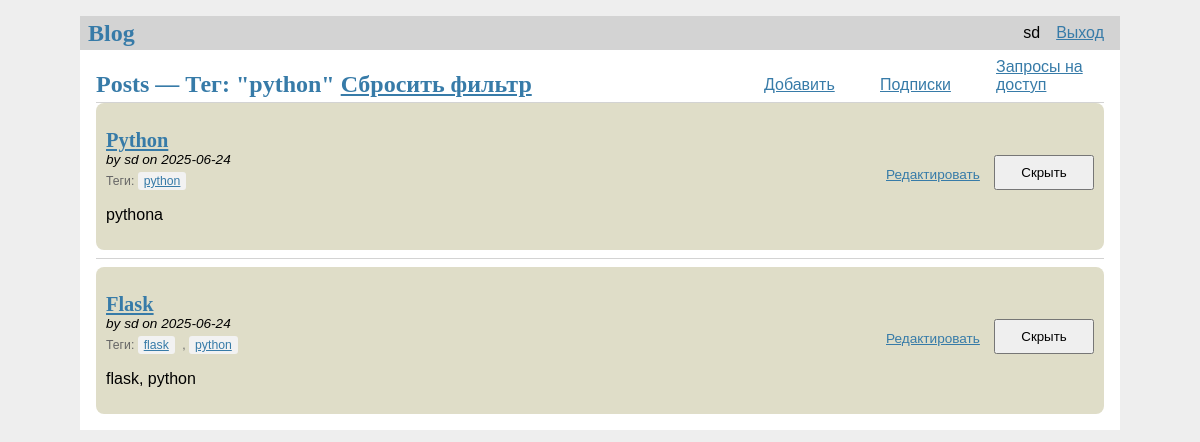
/tag/python (signed in), run on the app's committed database.
### tables this page shows
CREATE TABLE user
(
    id       INTEGER PRIMARY KEY AUTOINCREMENT,
    username TEXT UNIQUE NOT NULL,
    password TEXT        NOT NULL
);

CREATE TABLE post
(
    id         INTEGER PRIMARY KEY AUTOINCREMENT,
    author_id  INTEGER   NOT NULL,
    created    TIMESTAMP NOT NULL DEFAULT CURRENT_TIMESTAMP,
    title      TEXT      NOT NULL,
    body       TEXT      NOT NULL,
    is_private INTEGER            DEFAULT 0,
    FOREIGN KEY (author_id) REFERENCES user (id)
);

CREATE TABLE tag (
  id INTEGER PRIMARY KEY AUTOINCREMENT,
  name TEXT UNIQUE NOT NULL
);

### blog/blog.py (the view)
@bp.route('/tag/<tag_name>')
@login_required
def posts_by_tag(tag_name):
    db = get_db()
    posts = db.execute(
        '''
        SELECT p.id, p.is_private, p.title, p.body, p.created, p.author_id, u.username
        FROM post p
        JOIN user u ON p.author_id = u.id
        JOIN post_tag pt ON pt.post_id = p.id
        JOIN tag t ON pt.tag_id = t.id
        WHERE t.name = ?
        ORDER BY p.created DESC
        ''',
        (tag_name,)
    ).fetchall()
    followers = db.execute(
        'SELECT followed_id FROM follower WHERE follower_id = ?',
        (g.user['id'],)
    ).fetchall()
    following_ids = {f['followed_id'] for f in followers}
    access_request_list = db.execute(
        'SELECT user_requesting, post_id, status FROM access_request WHERE user_requesting = ?',
        (g.user['id'],)
    ).fetchall()
    access_dict = {
        (r['user_requesting'], r['post_id']): r['status']
        for r in access_request_list
    }
    post_ids = [post['id'] for post in posts]
    tags_dict = {}
    if post_ids:
        tags = db.execute(
            '''SELECT pt.post_id, t.name
               FROM post_tag pt
               JOIN tag t ON pt.tag_id = t.id
               WHERE pt.post_id IN ({seq})'''.format(seq=','.join('?' * len(post_ids))),
            post_ids
        ).fetchall()
        for tag in tags:
            tags_dict.setdefault(tag['post_id'], []).append(tag['name'])
    return render_template(
        'blog/index.html',
        posts=posts,
        follower=following_ids,
        access_dict=access_dict,
        tags_dict=tags_dict,
        current_tag=tag_name  # можно использовать в заголовке
    )

### blog/auth.py (called while the page is built)
@bp.before_app_request
def load_logged_in_user():
    user_id = session.get('user_id')
    if user_id is None:
        g.user = None
    else:
        g.user = get_db().execute(
            'SELECT * FROM user WHERE id = ?', (user_id,)
        ).fetchone()

def login_required(view):
    @functools.wraps(view)
    def wrapper_view(**kwargs):
        if g.user is None:
            return redirect(url_for('auth.login'))
        return view(**kwargs)
    return wrapper_view

### blog/db.py (called while the page is built)
def get_db():
    if 'db' not in g:
        g.db = sqlite3.connect(
            current_app.config['DATABASE'],
            detect_types=sqlite3.PARSE_DECLTYPES
        )
        g.db.row_factory = sqlite3.Row
    return g.db

### blog/templates/blog/index.html (shortened to what this page needs)
{% extends 'base.html' %}
{% block header %}
    <h1>
    {% block title %} Posts {% endblock %}
    {% if current_tag %}
        — Тег: "{{ current_tag }}"
        <a href="{{ url_for('blog.index') }}">Сбросить фильтр</a>
    {% endif %}
    </h1>
    {% if g.user %}
        <a class="action" href="{{ url_for('blog.create') }}">Добавить</a>
        <a class="action" href="{{ url_for('blog.subscriptions') }}">Подписки</a>
        <a class="action" href="{{ url_for('blog.access_requests') }}">Запросы на доступ</a>
    {% endif %}
{% endblock %}
{% block content %}
    {% for post in posts %}
        <article class="post">
            <header>
                <div>
                    {% set key = (g.user['id'], post['id']) %}
                    {% set access_status = access_dict.get(key) %}
                    {% if post['author_id'] == g.user['id'] or access_status == 1 %}
                        <h1><a href="{{ url_for('blog.post_detail', id=post['id']) }}">{{ post['title'] }}</a></h1>
                    {% else %}
                        {% if post.is_private %}
                            <h1>{{ post['title'] }}</h1>
                        {% else %}
                            <h1><a href="{{ url_for('blog.post_detail', id=post['id']) }}">{{ post['title'] }}</a></h1>
                        {% endif %}
                    {% endif %}
                    <div class="about">by {{ post['username'] }} on {{ post['created'].strftime('%Y-%m-%d') }}</div>
                    {% set tags = tags_dict.get(post['id'], []) %}
                    {% if tags %}
                        <div class="tags">
                            Теги:
                            {% for tag in tags %}
                                <a class="tag" href="{{ url_for('blog.posts_by_tag', tag_name=tag) }}">{{ tag }}</a>
                                {% if not loop.last %}, {%  endif %}
                            {% endfor %}
                        </div>
                    {% endif %}
                </div>
                {% if g.user['id'] == post['author_id'] %}
                    <a class="action" href="{{ url_for('blog.update', id=post['id']) }}">Редактировать</a>
                    {% if post.is_private %}
                        <button class="action" onclick="hidePost({{ post.id }}, 0)">Показать</button>
                    {% else %}
                        <button class="action" onclick="hidePost({{ post.id }}, 1)">Скрыть</button>
                    {% endif %}
                {% else %}
                    {% if post['author_id'] not in follower %}
                        <a class="action" href="{{ url_for('blog.subscribe', author_id=post['author_id']) }}">Подписаться</a>
                    {% else %}
                        <a class="action" href="{{ url_for('blog.unsubscribe', author_id=post['author_id']) }}">Отписаться</a>
                    {% endif %}
                {% endif %}
            </header>
            {% if post['author_id'] == g.user['id'] or access_status == 1 %}
                <p class="body">{{ post['body'][:300] + '...' if post['body']|length > 300 else post['body'] }}</p>
            {% endif %}
        </article>
        {% if not loop.last %}
            <hr>
        {% endif %}
    {% endfor %}
{% endblock %}

### blog/templates/base.html (shortened to what this page needs)
<!doctype html>
<link rel="stylesheet" href="{{ url_for('static', filename='style.css') }}">
<nav>
    <h1>Blog</h1>
    <ul>
        {% if g.user %}
            <li><span>{{ g.user['username'] }}</span>
            <li><a href="{{ url_for('auth.logout') }}">Выход</a>
                {% else %}
            <li><a href="{{ url_for('auth.register') }}">Регистрация</a>
            <li><a href="{{ url_for('auth.login') }}">Вход</a>
        {% endif %}
    </ul>
</nav>
<section class="content">
    <header>
        {% block header %}{% endblock %}
    </header>
    {% block content %}{% endblock %}
</section>

### blog/static/style.css (style rules this page uses)
h1 { font-family: serif; color: #377ba8; margin: 1rem 0; }
a { color: #377ba8; }
hr { border: none; border-top: 1px solid lightgray; }
nav { background: lightgray; display: flex; align-items: center; padding: 0 0.5rem; }
nav h1 { flex: auto; margin: 0; }
nav ul { display: flex; list-style: none; margin: 0; padding: 0; }
nav ul li a, nav ul li span, header .action { display: block; padding: 0.5rem; }
.action { width: 100px }
.content { padding: 0 1rem 1rem; }
.content > header { border-bottom: 1px solid lightgray; display: flex; align-items: flex-end; }
.content > header h1 { flex: auto; margin: 1rem 0 0.25rem 0; }
.post { background: #dfddc8; border-radius: 8px; padding: 10px; }
.post > header { display: flex; align-items: flex-end; font-size: 0.85em; }
.post > header > div:first-of-type { flex: auto; }
.post > header h1 { font-size: 1.5em; margin-bottom: 0; }
.post .about { color: black; font-style: italic; }
.post .body { white-space: pre-line; }
.content:last-child { margin-bottom: 0; }
.tags { margin-top: 5px; font-size: 0.9em; color: #666; }
.tag { display: inline-block; background-color: #f2f2f2; padding: 2px 6px; margin-right: 4px; border-radius: 3px; }

### data on the page
user: user.username "sd"
post: title "Python", username "sd", created "2025-06-24", body "pythona"
tag: name "python"
post: title "Flask", username "sd", created "2025-06-24", body "flask, python"
tag: name "flask"

### other printed values
{{ current_tag }} "python"
